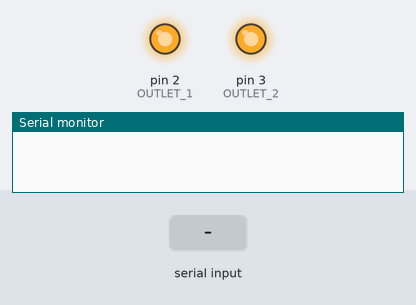
This sketch was run on a simulated Arduino Uno, built with avr-gcc and run on an emulated ATmega328P. On the bench: output pins drawn as LEDs (lit = HIGH), the last lines printed to the serial monitor. Inputs (shaded band) come from the test bench.

Above: at 1.2 s.
1.3 s: "1" received over Serial
At 1.8 s:
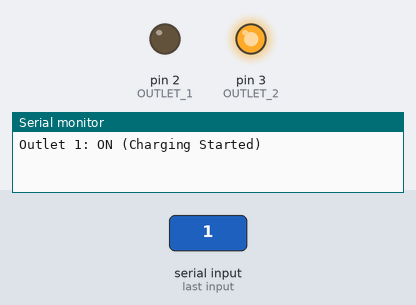
2.8 s: "2" received over Serial
At 4.0 s:
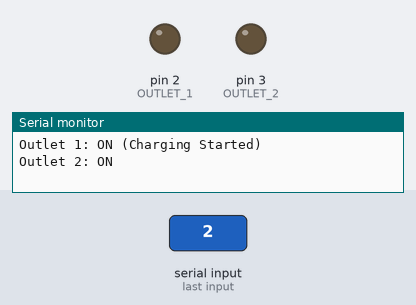
4.3 s: "0" received over Serial
At 5.3 s:
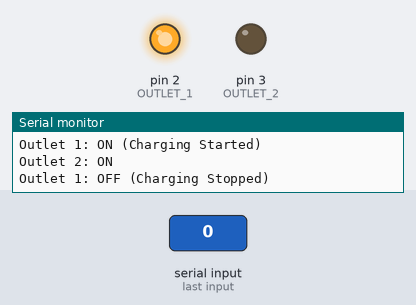
Timing chart, 0 to 7.3 s (numbered marks = the images above; inputs shaded):
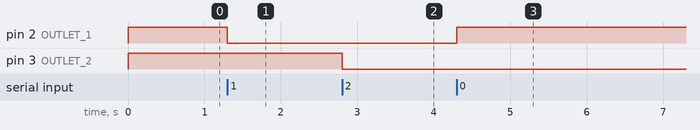

Measured:
- after the input at 1.3 s, pin 2 (OUTLET_1): HIGH → LOW at once
- after the input at 2.8 s, pin 3 (OUTLET_2): HIGH → LOW at once
- after the input at 4.3 s, pin 2 (OUTLET_1): LOW → HIGH at once

The sketch:

smart_extension.ino
```cpp
const int OUTLET_1 = 2; // Relay Channel 1 connected to Digital Pin 2
const int OUTLET_2 = 3; // Relay Channel 2 connected to Digital Pin 3 (Optional extra outlet)

void setup() {
  // Initialize hardware serial communication at 9600 baud rate for HC-05
  Serial.begin(9600);

  // Configure the relay control pins as outputs
  pinMode(OUTLET_1, OUTPUT);
  pinMode(OUTLET_2, OUTPUT);

  // SAFETY RESET: Robodo relays are Active-Low.
  // Setting pins to HIGH ensures outlets default to completely OFF when booting up.
  digitalWrite(OUTLET_1, HIGH);
  digitalWrite(OUTLET_2, HIGH);
}

void loop() {
  // Check if there is incoming data from the phone's Bluetooth app
  if (Serial.available() > 0) {
    char bluetoothCmd = Serial.read(); // Read the incoming character

    // --- OUTLET 1 CONTROL (Your Laptop Charger) ---
    if (bluetoothCmd == '1') {
      digitalWrite(OUTLET_1, LOW);  // Pulling LOW completes the AC circuit (Turns ON)
      Serial.println("Outlet 1: ON (Charging Started)");
    }
    else if (bluetoothCmd == '0') {
      digitalWrite(OUTLET_1, HIGH); // Pulling HIGH breaks the AC circuit (Turns OFF)
      Serial.println("Outlet 1: OFF (Charging Stopped)");
    }

    // --- OUTLET 2 CONTROL (Optional Auxiliary Appliance) ---
    else if (bluetoothCmd == '2') {
      digitalWrite(OUTLET_2, LOW);  // Turns ON Channel 2
      Serial.println("Outlet 2: ON");
    }
    else if (bluetoothCmd == '9') {
      digitalWrite(OUTLET_2, HIGH); // Turns OFF Channel 2
      Serial.println("Outlet 2: OFF");
    }
  }
}
```
